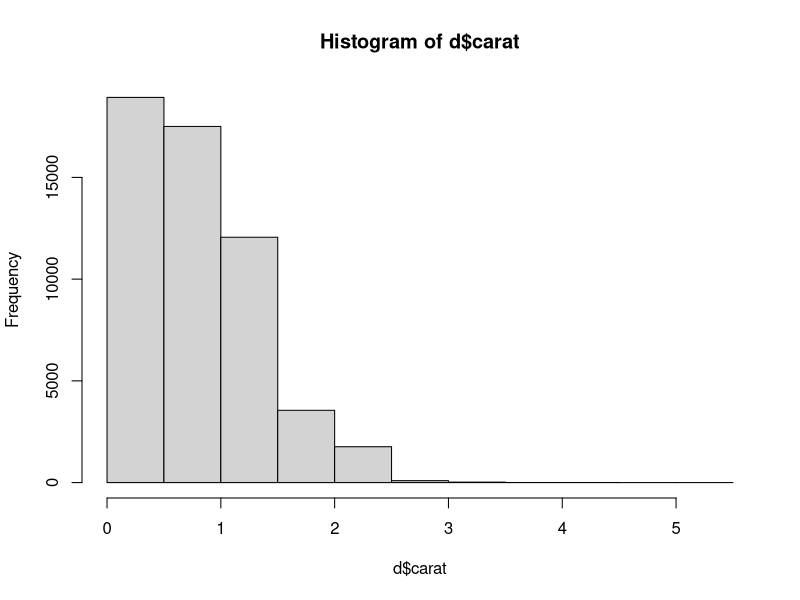
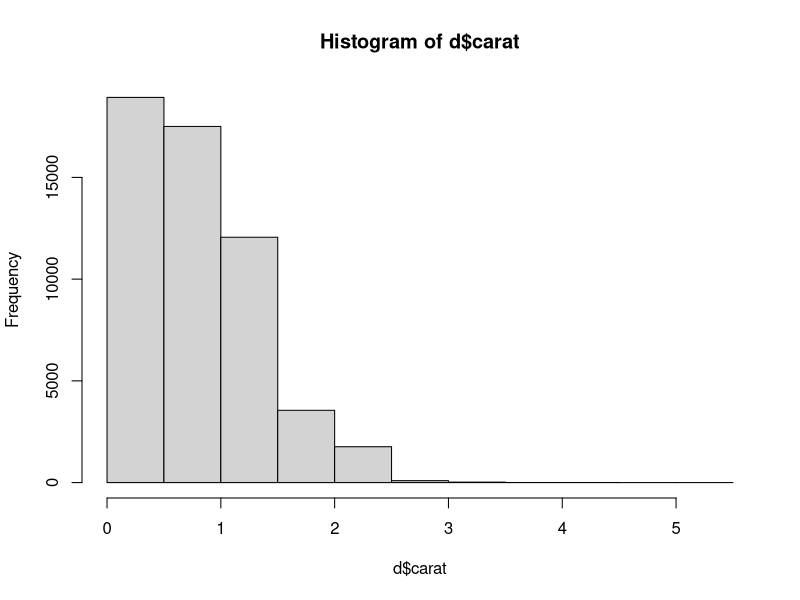
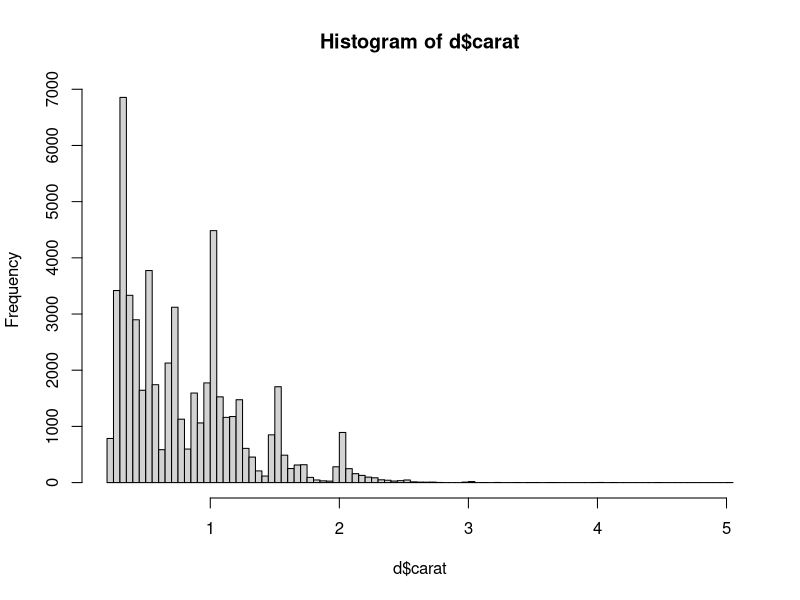
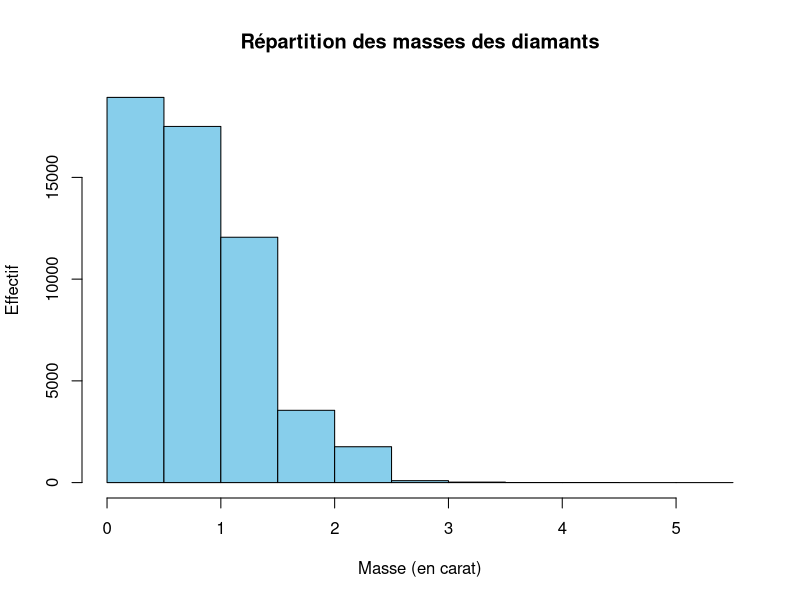
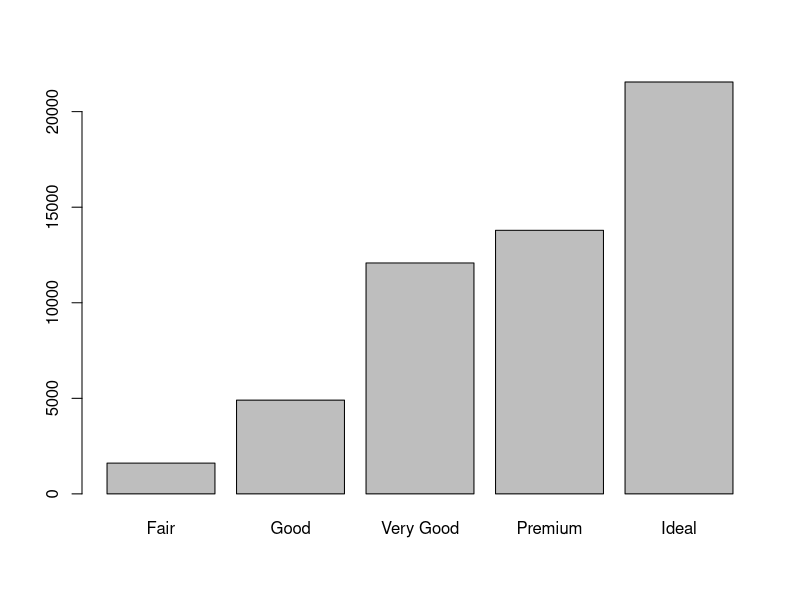
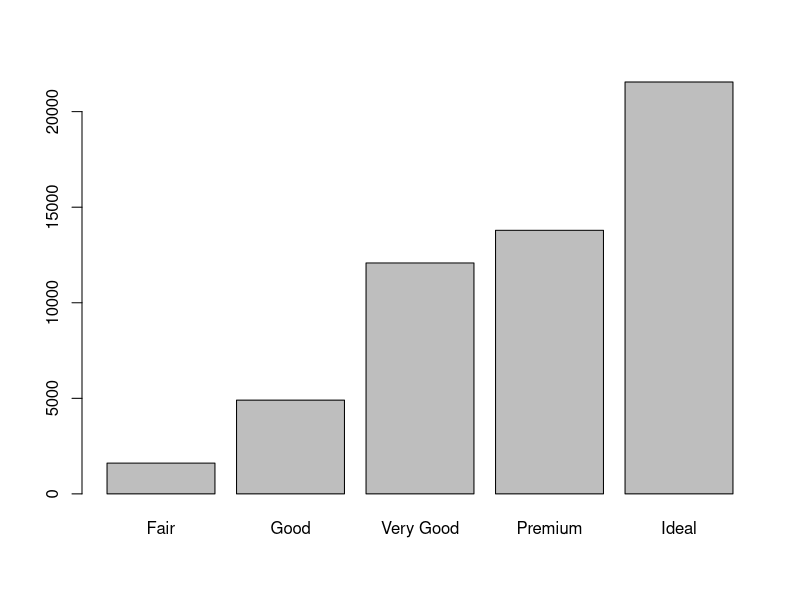
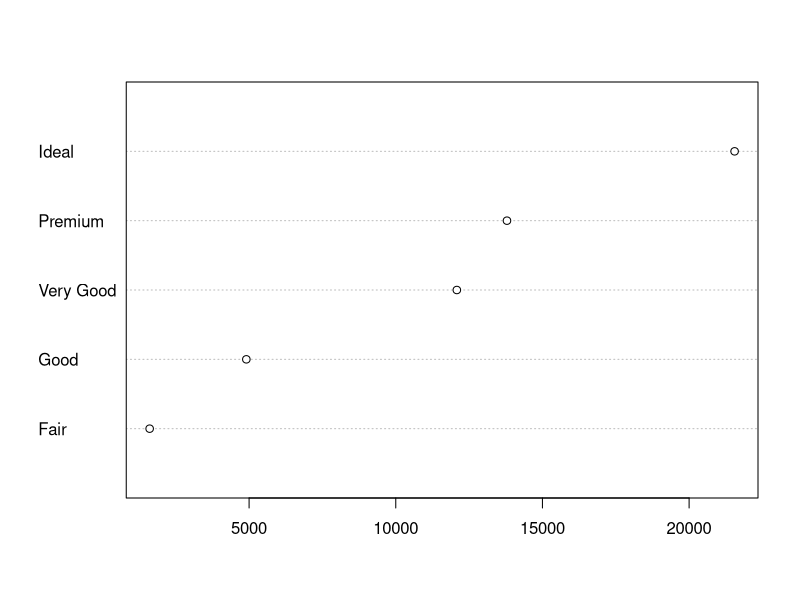
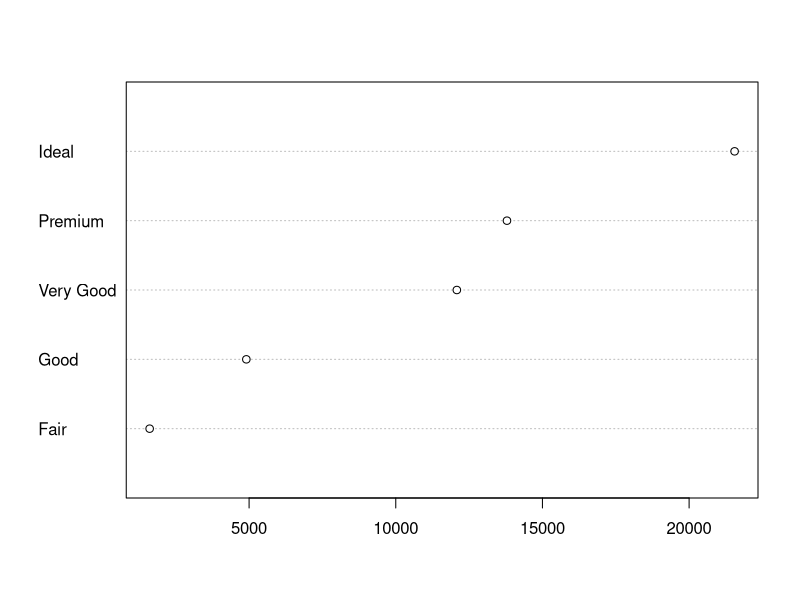

Generate these figures, in order, with R:
## ---- chunk 1
2 * 2
## ---- chunk 2
x <- 2
## ---- chunk 3
x
## ---- chunk 4
x + 4
## ---- chunk 5
x <- 2
y <- 5
resultat <- x + y
resultat
## ---- chunk 6
x <- 2
x <- 5
x
## ---- chunk 7
x <- 1
y <- 3
x <- y
x
## Si on modifie y, cela ne modifie pas x
y <- 4
x
## ---- chunk 8
chien <- "Chihuahua"
chien
## ---- chunk 9
tailles <- c(156, 164, 197, 147, 173)
## ---- chunk 10
tailles
## ---- chunk 11
tailles_m <- tailles / 100
tailles_m
## ---- chunk 12
tailles + 10
tailles^2
## ---- chunk 13
poids <- c(45, 59, 110, 44, 88)
## ---- chunk 14
imc <- poids / (tailles / 100) ^ 2
imc
## ---- chunk 15
diplome <- c("CAP", "Bac", "Bac+2", "CAP", "Bac+3")
diplome
## ---- chunk 16
x <- 1:10
x
## ---- chunk 17
diplome[2]
## ---- chunk 18
length(tailles)
## ---- chunk 19
min(tailles)
max(tailles)
## ---- chunk 20
mean(tailles)
## ---- chunk 21
sum(tailles)
## ---- chunk 22
range(tailles)
## ---- chunk 23
diplome <- c("CAP", "Bac", "Bac+2", "CAP", "Bac+3")
unique(diplome)
## ---- chunk 24
tailles <- c(156, 164, 197, 181, 173)
## ---- chunk 25
tailles <- c(156, 164, 197, NA, 173)
tailles
## ---- chunk 26
mean(tailles)
## ---- chunk 27
mean(tailles, na.rm = TRUE)
## ---- chunk 28
mean(tailles)
mean(tailles, na.rm = FALSE)
## ---- chunk 29
x <- c(120, 134, 256, 12)
x
## ---- chunk 30
x + 100
x * 2
## ---- chunk 31
temperature <- c(3.4, 4.8, 8.4, 11.4, 15.8, 19.4, 22.2, 21.6, 17.6, 13.4, 7.6, 4.4)
precipitations <- c(47.2, 44.1, 50.4, 74.9, 90.8, 75.6, 63.7, 62, 87.5, 98.6, 81.9, 55.2)
## ---- chunk 32
cumsum(precipitations)
## ---- chunk 33
diff(temperature)
## ---- chunk 34
maths <- c(12, 16, 8, 18, 6, 10)
anglais <- c(14, 9, 13, 15, 17, 11)
sport <- c(18, 11, 14, 10, 8, 12)
## ---- chunk 35
pmin(maths, anglais, sport)
## ---- chunk 36
pmax(maths, anglais, sport)
## ---- chunk 37
library(ggplot2)
## ---- chunk 38
data("diamonds")
## ---- chunk 39
d <- diamonds
## ---- chunk 40
nrow(d)
## ---- chunk 41
ncol(d)
## ---- chunk 42
dim(d)
## ---- chunk 43
names(d)
## ---- chunk 44
str(d)
## ---- chunk 45
options(max.print = 200)
## ---- chunk 46
d$cut
## ---- chunk 47
head(d)
## ---- chunk 48
tail(d, 10)
## ---- chunk 49
head(d$carat, 10)
## ---- chunk 50
d$mass <- d$carat * 200
## ---- chunk 51
head(d)
## ---- chunk 52
min(d$carat)
max(d$carat)
range(d$carat)
## ---- chunk 53
mean(d$carat)
## ---- chunk 54
median(d$carat)
## ---- chunk 55
max(d$carat) - min(d$carat)
## ---- chunk 56
var(d$carat)
## ---- chunk 57
sd(d$carat)
## ---- chunk 58
## Premier quartile
quantile(d$carat, prob = 0.25)
## ---- chunk 59
## Troisième quartile
quantile(d$carat, prob = 0.75)
## ---- chunk 60
summary(d$carat)
## ---- chunk 61
hist(d$carat)
## ---- chunk 62
hist(d$carat, breaks = 10)
## ---- chunk 63
hist(d$carat, breaks = 70)
## ---- chunk 64
hist(d$carat, col = "skyblue",
     main = "Répartition des masses des diamants",
     xlab = "Masse (en carat)",
     ylab = "Effectif")
## ---- chunk 65
table(d$cut)
## ---- chunk 66
d_cut <- table(d$cut)
sort(d_cut)
## ---- chunk 67
summary(d$cut)
## ---- chunk 68
d_cut <- table(d$cut)
barplot(d_cut)
## ---- chunk 69
barplot(sort(d_cut))
## ---- chunk 70
dotchart(table(d$cut))
## ---- chunk 71
dotchart(sort(table(d$cut)))
